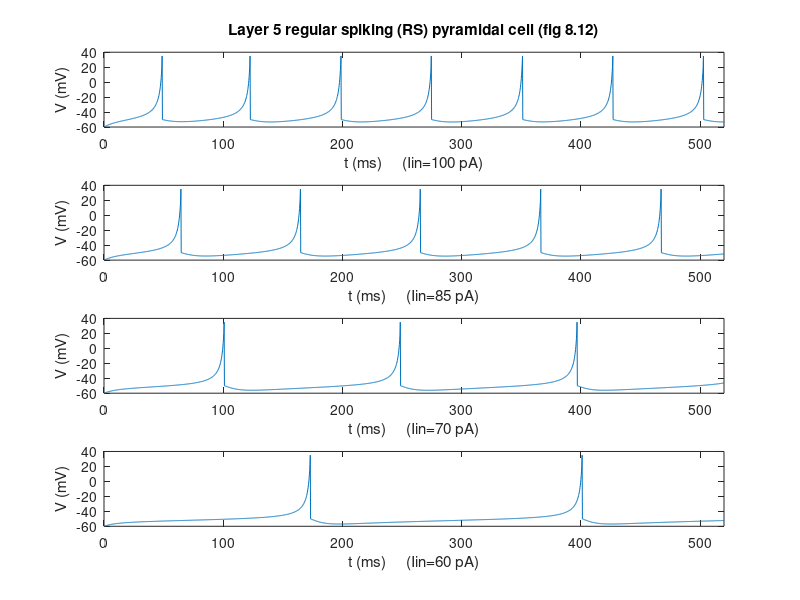

MATLAB code for this plot:
%   This MATLAB file generates figures from the book 
%               Izhikevich E.M. (2007) 
%   "Dynamical systems in neuroscience"

%%%%%%%%%%%%%%% (A) tonic spiking %%%%%%%%%%%%%%%%%%%%%%
clear all;
close all;
%% Set params to reproduce figs from Izhikevich, 2007 (book)
testModel = 'RS'; % cell type to reproduce (RS, IB, CH, LTS, FS, TC, RTN)
burstMode = 0; % tests bursting mode for TC and RTN cells

% RS - Layer 5 regular spiking (RS) pyramidal cell (fig 8.12 from 2007 book)
if strcmp(testModel, 'RS')
	T=520;
	IinRange = [60,70,85,100];
	figtitle = 'Layer 5 regular spiking (RS) pyramidal cell (fig 8.12)';
    C=100; k=0.7; vr=-60; vt=-40; vpeak=35; a=0.03; b=-2; c=-50; d=100; celltype=1;

% FS - Layer 5 rat visual cortex fast-spiking (FS) interneuron (fig8.27 from 2007 book)
elseif strcmp(testModel, 'FS')
	T=100;
	IinRange = [73.2,100,200,400];
	figtitle = 'Fast-spiking (FS) interneuron (fig 8.27) ';
	C=20; k=1; vr=-55; vt=-40; vpeak=25; a=0.2; b=-2; c=-45; d=-55; celltype=5;

% LTS - Rat barrel cortex Low-threshold  spiking (LTS) interneuron (fig 8.25 from 2007 book)
elseif strcmp(testModel, 'LTS')
	T=320;
	IinRange = [100,125,200,300];
	figtitle = 'Low-threshold spiking (LTS) interneuron (fig 8.25)';
	C=100; k=1; vr=-56; vt=-42; vpeak=40; a=0.03; b=8; c=-53; d=20; celltype=4;
    
% IB -  Layer 5 intrinsically bursting (IB) cell (fig 8.19 from 2007 book)
elseif strcmp(testModel, 'IB')
	T=600;
	IinRange = [290,370,500,550];
	figtitle = 'Layer 5 intrinsic bursting (IB) pyramidal cell (fig 8.19)';
    C=150; k=1.2; vr=-75; vt=-45; vpeak=50; a=0.01; b=5; c=-56; d=130; celltype=2;

% CH - Cat primary visual cortex chattering (CH) cell (fig 8.23 from 2007 book)
elseif strcmp(testModel, 'CH') 
	T=210;
	IinRange = [200,300,400,600];
	figtitle = 'Cortical chattering (CH) cell  (fig 8.23)';
	C=50; k=1.5; vr=-60; vt=-40; vpeak=25; a=0.03; b=1; c=-40; d=150; celltype=3;

% TC - Cat dorsal LGN thalamocortical (TC) cell (fig 8.31 from 2007 book)
elseif strcmp(testModel, 'TC')
	T=650;
    if burstMode
		Iin0 = -1200; % required to lower Vrmp to -80mV for 120 ms
		IinRange = [0,50,100];
    else
		IinRange = [50,100,150];
    end
	figtitle = 'Thalamocortical (TC) cell (fig 8.31) ';
    C=200; k=1.6; vr=-60; vt=-50; vpeak=35; a=0.01; b=15; c=-60; d=10; celltype=6;

% RTN - Rat reticular thalamic nucleus (RTN) cell  (fig8.32 from 2007 book)
elseif strcmp(testModel, 'RTN')
    if burstMode
		Iin0 = -350;
		IinRange = [30,50,90];
		T=720;
    else
		IinRange = [50,70,110];
		T=650;
    end
	figtitle = 'Reticular thalamic nucleus (RTN) cell (fig 8.32)';
	C=40; k=0.25; vr=-65; vt=-45; vpeak=0; a=0.015; b=10; c=-55; d=50; celltype=7;
end

%% Code to implement artificial neuron model        

tau=0.25; %dt
index = 0;
figure('Position', [50, 50, 550, 750]);
for Iinput=IinRange
    index = index + 1; % subplot index
    n=round(T/tau); % number of samples
    
    if burstMode
        n0 = 120/tau; % initial period of 120 ms to lower Vrmp to -80mV
        I=[Iin0*ones(1,n0),Iinput*ones(1,n)];% 2 different pulses of input DC current
        n = n+n0;
    else
        I=[Iinput*ones(1,n)];% pulse of input DC current
    end
    
    v=vr*ones(1,n);  % initialize variables
    u=0*v;
    for i=1:n-1                         % forward Euler method
        v(i+1) = v(i) + tau * (k * (v(i) - vr) * (v(i) - vt) - u(i) + I(i)) / C;
 
    %  Cell-type specific dynamics
    if (celltype < 5) % default 
        u(i+1)=u(i)+tau*a*(b*(v(i)-vr)-u(i)); % Calculate recovery variable
    else 
        if (celltype == 5)  % For FS neurons, include nonlinear U(v): U(v) = 0 when v<vb ; U(v) = 0.025(v-vb) when v>=vb (d=vb=-55)
            if (v(i+1) < d) 
                u(i+1) = u(i) + tau*a*(0-u(i));
            else
                u(i+1) = u(i) + tau*a*((0.025*(v(i)-d).^3)-u(i));
            end
        elseif (celltype == 6) % For TC neurons, reset b
           if (v(i+1) > -65) 
               b=0;
           else
               b=15;
           end
           u(i+1)=u(i)+tau*a*(b*(v(i)-vr)-u(i)); 
        elseif (celltype==7) %For TRN neurons, reset b
            if (v(i+1) > -65)
                b=2;
            else
                b=10;
            end
            u(i+1)=u(i)+tau*a*(b*(v(i)-vr)-u(i));
        end
    end
        
    %  Check if spike occurred and need to reset
    if (celltype < 4 || celltype == 5 || celltype == 7) % default
        if v(i+1)>=vpeak
            v(i)=vpeak;
            v(i+1)=c;
            if celltype ~= 5, u(i+1)=u(i+1)+d; end % reset u, except for FS cells
        end
    elseif (celltype == 4) % LTS cell
        if v(i+1) > (vpeak - 0.1*u(i+1))
            v(i)=vpeak - 0.1*u(i+1);
            v(i+1) = c+0.04*u(i+1); % Reset voltage
            if ((u+d)<670)
                u(i+1)=u(i+1)+d; % Reset recovery variable
            else
                u(i+1) = 670;
            end
        end
    elseif (celltype == 6) % TC cell
        if v(i+1) > (vpeak + 0.1*u(i+1))
            v(i)=vpeak + 0.1*u(i+1);
            v(i+1) = c-0.1*u(i+1); % Reset voltage
            u(i+1)=u(i+1)+d;
        end
    end
    end
    
    % plot V
    subplot(length(IinRange),1,length(IinRange)-index+1); % plot
    plot(tau*(1:n), v);		
    xlabel(['t (ms)     (Iin=', num2str(round(I(i))),' pA)']);
    xlim([0,n*tau])
	ylabel('V (mV)')
    if index == length(IinRange), title(figtitle); end
end
